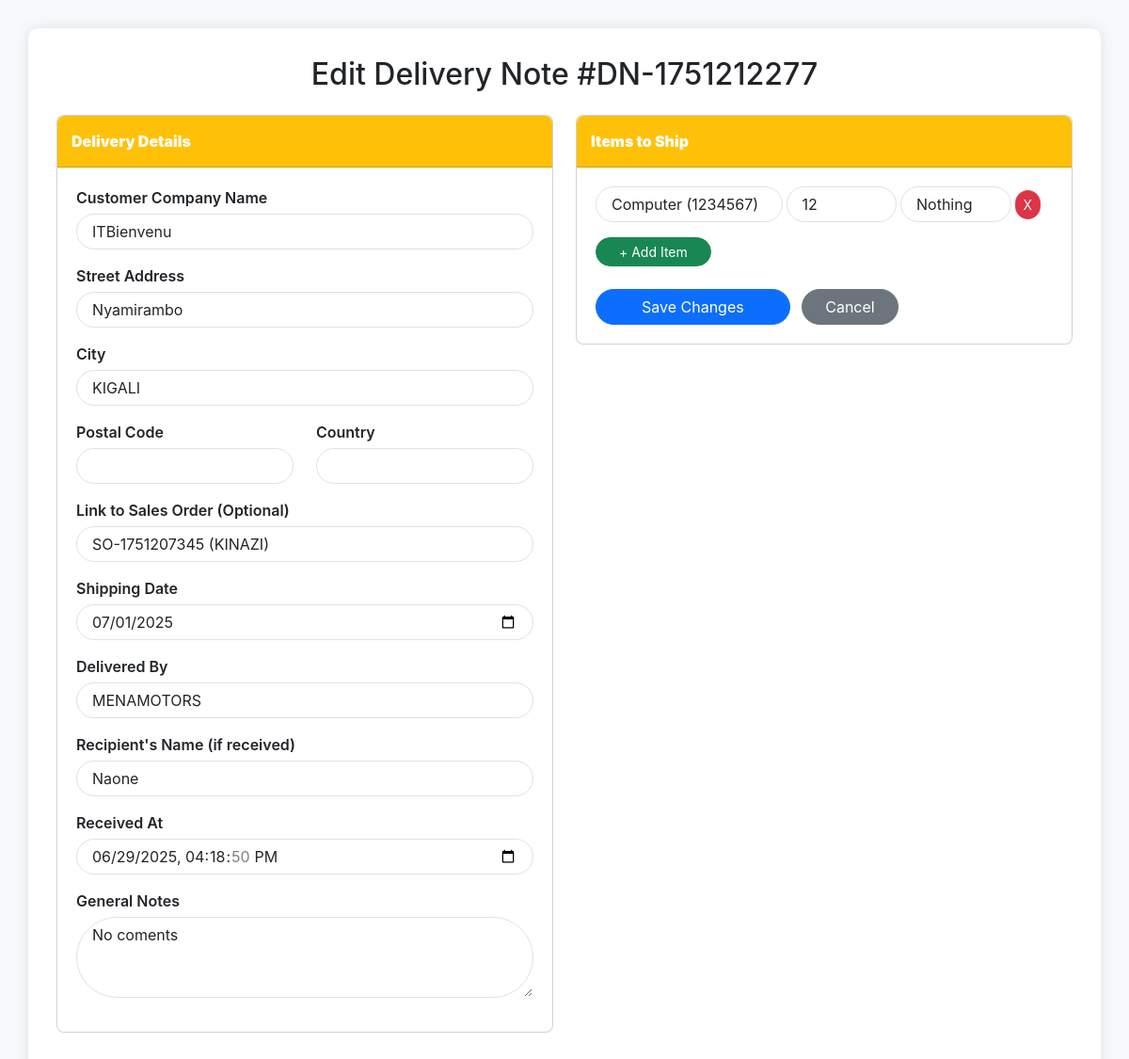
/edits/edit_delivery_note.php?dn=DN-1751212277 (signed in), run on the app's committed database.
### tables this page shows
CREATE TABLE `delivery_notes` (
  `id` int(11) NOT NULL,
  `delivery_note_number` varchar(50) NOT NULL,
  `customer_company` varchar(100) NOT NULL,
  `customer_street` varchar(100) DEFAULT NULL,
  `customer_city` varchar(50) DEFAULT NULL,
  `customer_postal_code` varchar(20) DEFAULT NULL,
  `customer_country` varchar(50) DEFAULT NULL,
  `sales_order_id` int(11) DEFAULT NULL,
  `shipping_date` date DEFAULT curdate(),
  `delivered_by` varchar(100) DEFAULT NULL,
  `recipient_name` varchar(100) DEFAULT NULL,
  `received_at` timestamp NULL DEFAULT NULL,
  `notes` text DEFAULT NULL,
  `created_by` int(11) NOT NULL,
  `created_at` timestamp NOT NULL DEFAULT current_timestamp()
);

CREATE TABLE `sales_orders` (
  `id` int(11) NOT NULL,
  `order_number` varchar(50) NOT NULL,
  `company` varchar(100) NOT NULL,
  `vat` varchar(50) DEFAULT NULL,
  `street` varchar(100) DEFAULT NULL,
  `city` varchar(50) DEFAULT NULL,
  `postal_code` varchar(20) DEFAULT NULL,
  `country` varchar(50) DEFAULT NULL,
  `total_amount` decimal(12,2) NOT NULL,
  `status` varchar(20) DEFAULT 'pending',
  `order_date` date DEFAULT curdate(),
  `delivery_date` date DEFAULT NULL,
  `created_by` int(11) NOT NULL,
  `created_at` timestamp NOT NULL DEFAULT current_timestamp()
);

CREATE TABLE `delivery_note_items` (
  `id` int(11) NOT NULL,
  `delivery_note_id` int(11) NOT NULL,
  `product_id` int(11) DEFAULT NULL,
  `quantity` int(11) NOT NULL,
  `notes` varchar(255) DEFAULT NULL
);

CREATE TABLE `products` (
  `id` int(11) NOT NULL,
  `name` varchar(100) NOT NULL,
  `category` varchar(100) DEFAULT NULL,
  `sku` varchar(50) DEFAULT NULL,
  `description` text DEFAULT NULL,
  `cost_price` decimal(10,2) DEFAULT 0.00,
  `price` decimal(10,2) NOT NULL,
  `quantity` int(11) NOT NULL DEFAULT 0,
  `low_stock` int(11) DEFAULT 5,
  `supplier` varchar(100) DEFAULT NULL,
  `image` varchar(255) DEFAULT NULL,
  `created_by` int(11) DEFAULT NULL,
  `created_at` timestamp NOT NULL DEFAULT current_timestamp()
);

### edits/edit_delivery_note.php (the view, shortened to what this page needs)
<?php
include_once "../config/config.php";
$delivery_note_number = mysqli_real_escape_string($conn, $_GET['dn']);
$dn_query = mysqli_query($conn, "
    SELECT *
    FROM delivery_notes
    WHERE delivery_note_number = '$delivery_note_number'
");
$delivery_note_data = mysqli_fetch_assoc($dn_query);
$delivery_note_id = $delivery_note_data['id'];
$items_query = mysqli_query($conn, "
    SELECT dni.*, p.name AS product_name, p.sku AS product_sku
    FROM delivery_note_items dni
    LEFT JOIN products p ON dni.product_id = p.id
    WHERE dni.delivery_note_id = $delivery_note_id
");
$delivery_note_items = [];
while ($item = mysqli_fetch_assoc($items_query)) {
    $delivery_note_items[] = $item;
}
$all_sales_orders_query = mysqli_query($conn, "SELECT id, order_number, company FROM sales_orders ORDER BY order_number DESC");
$all_sales_orders = [];
while ($so = mysqli_fetch_assoc($all_sales_orders_query)) {
    $all_sales_orders[] = $so;
}
$all_products_edit_dn = mysqli_query($conn, "SELECT id, name, sku FROM products ORDER BY name ASC");
$all_products_edit_dn_array = [];
while ($p = mysqli_fetch_assoc($all_products_edit_dn)) {
    $all_products_edit_dn_array[] = $p;
}
?>
<!DOCTYPE html>
<html lang="en">
<head>
    <link href="https://cdn.jsdelivr.net/npm/bootstrap@5.3.0/dist/css/bootstrap.min.css" rel="stylesheet">
</head>
<body>
    <div class="container">
        <h2 class="mb-4 text-center">Edit Delivery Note #<?php echo htmlspecialchars($delivery_note_data['delivery_note_number']); ?></h2>
        <form action="../functions/UpdateDeliveryNote.php" method="POST">
            <div class="row">
                <div class="col-lg-6">
                    <div class="card rounded-3 mb-4">
                        <div class="card-header"><strong>Delivery Details</strong></div>
                        <div class="card-body card-block">
                            <div class="form-group mb-3">
                                <label class="form-label">Customer Company Name</label>
                                <input type="text" name="customer_company" class="form-control rounded-pill px-3" value="<?php echo htmlspecialchars($delivery_note_data['customer_company']); ?>" required>
                            </div>
                            <div class="form-group mb-3">
                                <label class="form-label">Street Address</label>
                                <input type="text" name="customer_street" class="form-control rounded-pill px-3" value="<?php echo htmlspecialchars($delivery_note_data['customer_street']); ?>">
                            </div>
                            <div class="form-group mb-3">
                                <label class="form-label">City</label>
                                <input type="text" name="customer_city" class="form-control rounded-pill px-3" value="<?php echo htmlspecialchars($delivery_note_data['customer_city']); ?>">
                            </div>
                            <div class="row form-group mb-3">
                                <div class="col-6">
                                    <label class="form-label">Postal Code</label>
                                    <input type="text" name="customer_postal_code" class="form-control rounded-pill px-3" value="<?php echo htmlspecialchars($delivery_note_data['customer_postal_code']); ?>">
                                </div>
                                <div class="col-6">
                                    <label class="form-label">Country</label>
                                    <input type="text" name="customer_country" class="form-control rounded-pill px-3" value="<?php echo htmlspecialchars($delivery_note_data['customer_country']); ?>">
                                </div>
                            </div>
                            <div class="form-group mb-3">
                                <label class="form-label">Link to Sales Order (Optional)</label>
                                <select name="sales_order_id" class="form-control rounded-pill px-3">
                                    <?php foreach ($all_sales_orders as $so) : ?>
                                        <option value="<?php echo htmlspecialchars($so['id']); ?>"
                                            <?php echo ($so['id'] == $delivery_note_data['sales_order_id']) ? 'selected' : ''; ?>>
                                            <?php echo htmlspecialchars($so['order_number']); ?> (<?php echo htmlspecialchars($so['company']); ?>)
                                        </option>
                                    <?php endforeach; ?>
                                </select>
                            </div>
                            <div class="form-group mb-3">
                                <label class="form-label">Shipping Date</label>
                                <input type="date" name="shipping_date" class="form-control rounded-pill px-3" value="<?php echo htmlspecialchars($delivery_note_data['shipping_date']); ?>" required>
                            </div>
                            <div class="form-group mb-3">
                                <label class="form-label">Delivered By</label>
                                <input type="text" name="delivered_by" class="form-control rounded-pill px-3" value="<?php echo htmlspecialchars($delivery_note_data['delivered_by']); ?>" placeholder="Courier Name or Driver Name">
                            </div>
                            <div class="form-group mb-3">
                                <label class="form-label">Recipient's Name (if received)</label>
                                <input type="text" name="recipient_name" class="form-control rounded-pill px-3" value="<?php echo htmlspecialchars($delivery_note_data['recipient_name']); ?>" placeholder="Name of person who received goods">
                            </div>
                            <div class="form-group mb-3">
                                <label class="form-label">Received At</label>
                                <input type="datetime-local" name="received_at" class="form-control rounded-pill px-3" value="<?php echo htmlspecialchars(str_replace(' ', 'T', substr($delivery_note_data['received_at'], 0, 19))); ?>">
                            </div>
                            <div class="form-group mb-3">
                                <label class="form-label">General Notes</label>
                                <textarea name="notes" rows="3" class="form-control rounded-pill px-3" placeholder="Any special instructions or comments"><?php echo htmlspecialchars($delivery_note_data['notes']); ?></textarea>
                            </div>
                        </div>
                    </div>
                </div>
                <div class="col-lg-6">
                    <div class="card rounded-3 mb-4">
                        <div class="card-header"><strong>Items to Ship</strong></div>
                        <div class="card-body card-block">
                            <div id="productRowsDN">
                                <?php if (empty($delivery_note_items)) : ?>
                                    <div class="form-row mb-2 product-row-dn d-flex align-items-center">
                                        <div class="col-5 pe-1">
                                            <select name="products[]" class="form-control rounded-pill px-3" required>
                                                <option value="">-- Select Product --</option>
                                                <?php foreach ($all_products_edit_dn_array as $p) : ?>
                                                    <option value="<?php echo htmlspecialchars($p['id']); ?>">
                                                        <?php echo htmlspecialchars($p['name']); ?> (<?php echo htmlspecialchars($p['sku']); ?>)
                                                    </option>
                                                <?php endforeach; ?>
                                            </select>
                                        </div>
                                        <div class="col-3 pe-1">
                                            <input type="number" name="quantities[]" class="form-control rounded-pill px-3" placeholder="Qty" required min="1">
                                        </div>
                                        <div class="col-3 pe-1">
                                            <input type="text" name="item_notes[]" class="form-control rounded-pill px-3" placeholder="Item Notes (Optional)">
                                        </div>
                                        <div class="col-1 ps-0">
                                            <button type="button" class="btn btn-danger btn-sm removeRowDN rounded-pill">X</button>
                                        </div>
                                    </div>
                                <?php else : ?>
                                    <?php foreach ($delivery_note_items as $item) : ?>
                                        <div class="form-row mb-2 product-row-dn d-flex align-items-center">
                                            <div class="col-5 pe-1">
                                                <select name="products[]" class="form-control rounded-pill px-3" required>
                                                    <?php foreach ($all_products_edit_dn_array as $p) : ?>
                                                        <option value="<?php echo htmlspecialchars($p['id']); ?>"
                                                            <?php echo ($p['id'] == $item['product_id']) ? 'selected' : ''; ?>>
                                                            <?php echo htmlspecialchars($p['name']); ?> (<?php echo htmlspecialchars($p['sku']); ?>)
                                                        </option>
                                                    <?php endforeach; ?>
                                                </select>
                                            </div>
                                            <div class="col-3 pe-1">
                                                <input type="number" name="quantities[]" class="form-control rounded-pill px-3" placeholder="Qty" value="<?php echo htmlspecialchars($item['quantity']); ?>" required min="1">
                                            </div>
                                            <div class="col-3 pe-1">
                                                <input type="text" name="item_notes[]" class="form-control rounded-pill px-3" placeholder="Item Notes (Optional)" value="<?php echo htmlspecialchars($item['notes']); ?>">
                                            </div>
                                            <div class="col-1 ps-0">
                                                <button type="button" class="btn btn-danger btn-sm removeRowDN rounded-pill">X</button>
                                            </div>
                                        </div>
                                    <?php endforeach; ?>
                                <?php endif; ?>
                            </div>
                            <div class="form-group mt-3">
                                <button type="button" class="btn btn-success btn-sm rounded-pill px-4" id="addProductDN">+ Add Item</button>
                            </div>
                            <div class="form-group text-right mt-4">
                                <button type="submit" class="btn btn-primary rounded-pill px-5">Save Changes</button>
                                <a href="view_delivery_note.php?dn=<?php echo htmlspecialchars($delivery_note_data['delivery_note_number']); ?>" class="btn btn-secondary rounded-pill px-4 ms-2">Cancel</a>
                            </div>
                        </div>
                    </div>
                </div>
            </div>
        </form>
    </div>
</body>
</html>

### edits/edit_delivery_note.php (style rules this page uses)
body { font-family: 'Inter', sans-serif; background-color: #f8f9fa; }
.container { margin-top: 30px; margin-bottom: 30px; background-color: #ffffff; padding: 30px; border-radius: 10px; box-shadow: 0 0 15px rgba(0, 0, 0, 0.1); }
.card-header { background-color: #ffc107; color: white; font-weight: bold; border-radius: 8px 8px 0 0 !important; padding: 15px; }
.card-body { padding: 20px; }
.btn-danger, .btn-success { border-radius: 5px; }
.form-group label { font-weight: 600; margin-bottom: 5px; }
.rounded-pill.px-3 { border-radius: 50rem !important; }

### data on the page
delivery_notes: delivery_note_number "DN-1751212277", customer_company "ITBienvenu", customer_street "Nyamirambo", customer_city "KIGALI", sales_order_id "SO-1751207345 (KINAZI)", shipping_date "07/01/2025", delivered_by "MENAMOTORS", recipient_name "Naone", received_at "06/29/2025 16:18:50", notes "No coments"
delivery_note_items: product.name "Computer (1234567)", quantity "12", notes "Nothing"
